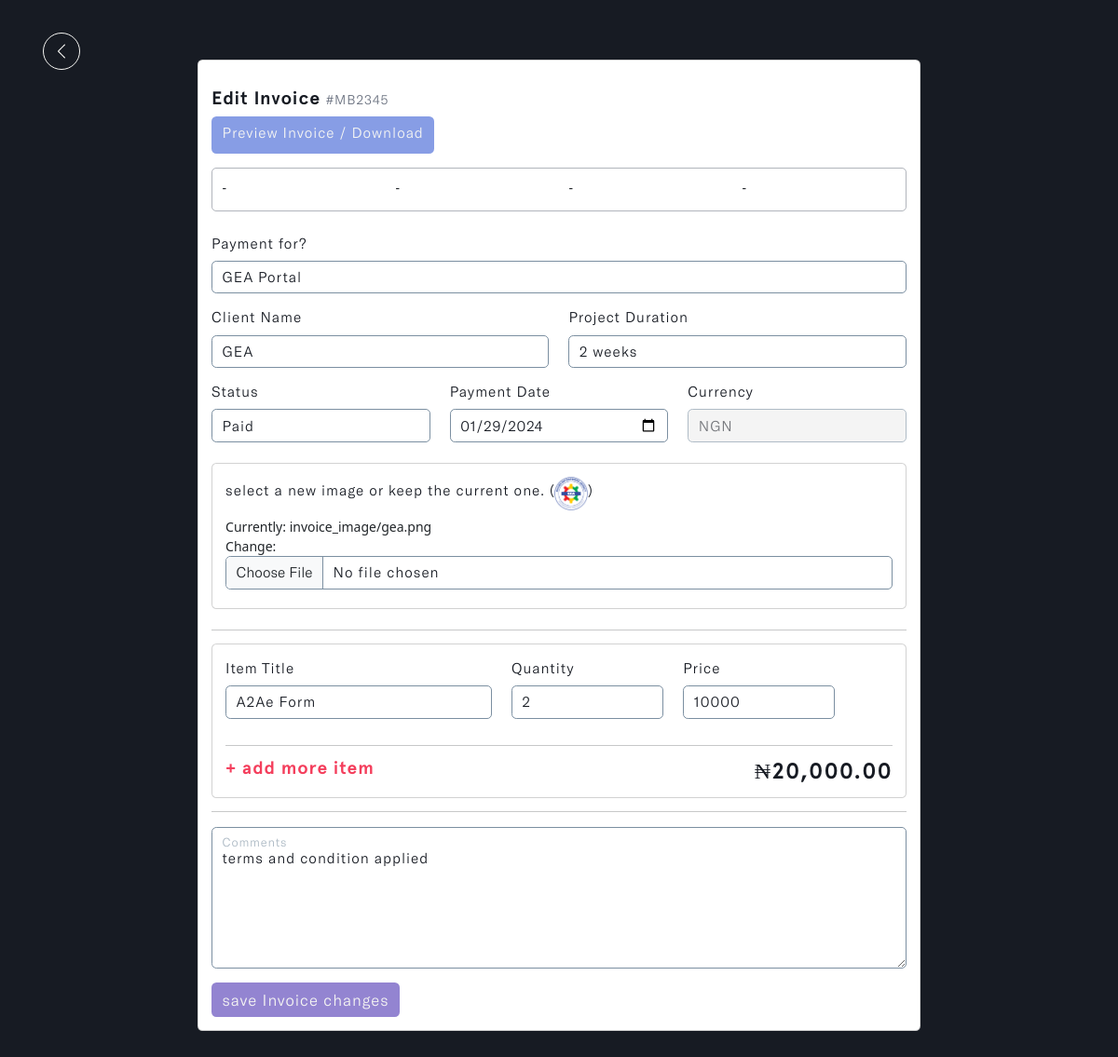
The app's page /invoice/dd15acacbe5341d287ebdd1dc11a78d7 (signed in), older data.
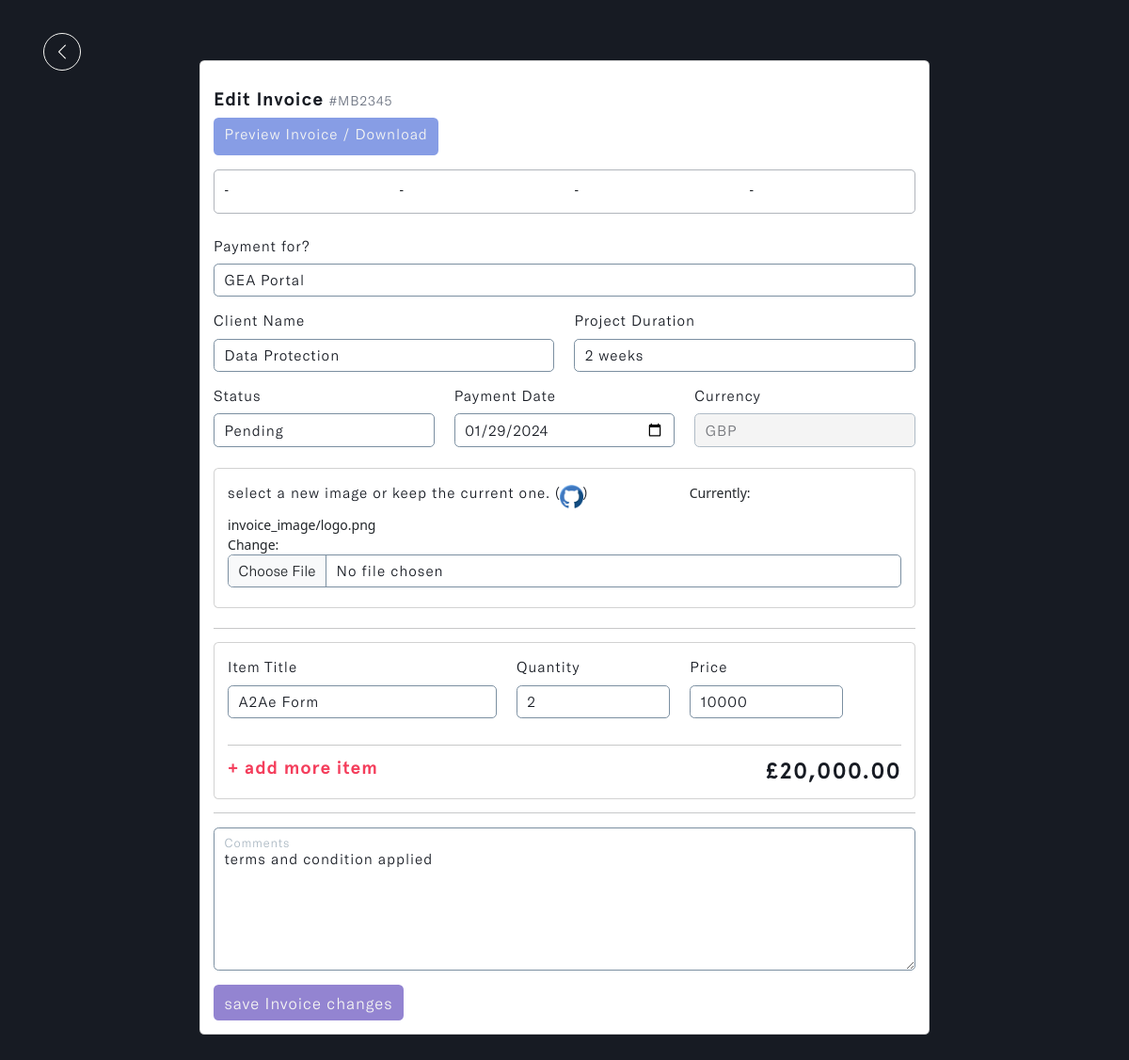
The same page, newer data.
### invoice/models.py (models this page shows, shortened)
class Invoice(models.Model):
    STATUS = (
        ('Pending', 'Pending'),
        ('Paid', 'Paid')
    )
    CURRENCY = (
        ('USD', 'USD'),
        ('GHS', 'GHS'),
        ('GBP', 'GBP'),
        ('EUR', 'EUR'),
        ('NGN', 'NGN'),
    )
    account_owner = models.ForeignKey(Profile, on_delete=models.CASCADE)
    project_name = models.CharField(max_length=255)
    project_duration = models.CharField(max_length=50)
    client_name = models.ForeignKey(Client, on_delete=models.CASCADE, to_field='name', related_name='invoice',
                                    help_text='Select a client for this entry.')
    invoice_status = models.CharField(max_length=200, choices=STATUS)
    payment_date = models.DateField(max_length=200, null=True)
    currency = models.CharField(max_length=200, choices=CURRENCY)
    invoice_image = models.ImageField(null=True, blank=True, upload_to='invoice_image/', default='invoice.png')
    item_title = models.CharField(max_length=255, null=True, blank=True)
    quantity = models.IntegerField(default=0, null=True, blank=True)
    price = models.IntegerField(default=0, null=True, blank=True)
    total = models.IntegerField(default=0, null=True, blank=True)
    client_note = models.TextField(max_length=100000, null=True, blank=True)
    updated_time_stamp = models.DateTimeField(auto_now=True)
    created_time_stamp = models.DateTimeField(auto_now_add=True)
    id = models.UUIDField(default=uuid.uuid4, primary_key=True, unique=True, editable=False)
    @property
    def invoice_total(self):
        return self.quantity * self.price
    @property
    def invoiceImageURL(self):
        try:
            url = self.invoice_image.url
        except:
            url = ''
        return url
    class Meta:
        ordering = ['-updated_time_stamp']

### invoice/views.py (the view, shortened to what this page needs)
# urls.py: path('invoice/<str:pk>', views.edit_invoice, name='invoice-details'),
@login_required(login_url='login')
def edit_invoice(request, pk):
    profile = request.user.profile
    invoice = profile.invoice_set.get(id=pk)
    form = InvoiceCreationForm(request.user, request.POST or None, request.FILES or None, instance=invoice)
    context = {
        'form': form,
        'invoice': invoice,
    }
    return render(request, 'invoice/invoice-details.html', context)

### invoice/forms.py
class InvoiceCreationForm(ModelForm):
    payment_date = forms.DateField(widget=DateInput)
    class Meta:
        model = Invoice
        fields = ['project_name', 'project_duration', 'client_name',
                  'invoice_status', 'payment_date', 'currency', 'invoice_image',
                  'item_title', 'quantity', 'price', 'client_note']
    def __init__(self, user, *args, **kwargs):
        super(InvoiceCreationForm, self).__init__(*args, **kwargs)
        self.fields['invoice_status'].widget.choices = [('', 'Choose status')] + list(self.fields['invoice_status'].widget.choices)
        self.fields['currency'].widget.choices = [('', 'Choose currency')] + list(self.fields['currency'].widget.choices)
        self.fields['client_name'].queryset = Client.objects.filter(account_owner=user.profile)
        self.fields['currency'].widget.attrs.update({'id': 'currency_field'})
        for name, field in self.fields.items():
            field.widget.attrs.update({'class': 'input form-control'})

### invoice/models.py (called while the page is built)
    def __str__(self):
        return self.name

### invoice/templates/invoice/invoice-details.html (shortened to what the changed rows need)
{% load static %}
{% load humanize %}
<!DOCTYPE html>
<html lang="en" class="js has-scroll-init has-scroll-smooth">
  <head>
    <link rel="stylesheet" href="{% static '/css/bootstrap.min.css' %}" />
    <link rel="stylesheet" href="{% static '/css/invoice-details.css' %}" />
    <link
      rel="stylesheet"
      href="https://maxcdn.bootstrapcdn.com/font-awesome/4.5.0/css/font-awesome.min.css"
    />
  </head>
  <body
    id="pageTop"
    class="page-content"
    data-spy="scroll"
    data-target="#mainNav"
  >
    <main>
      <div data-scroll class="page page--layout-2" id="main">
        <div id="invoice--details-hero">
          <div class="container-fluid">
            <div class="invoice--details-intro">
              <div class="card d-flex mx-auto" id="main--card">
                <div class="card-body">
                  <form action="" method="POST" enctype="multipart/form-data">
                    <div class="row">
                      <div class="col-md-12">
                        <div class="mb-3">
                          <label
                            for="exampleFormControlInput1"
                            class="form-label"
                            >Payment for?</label
                          >
                          {{form.project_name}}
                        </div>
                      </div>
                      <div class="col-md-6">
                        <div class="mb-3">
                          <label for="exampleClientName" class="form-label"
                            >Client Name</label
                          >
                          {{form.client_name}}
                        </div>
                      </div>
                      <div class="col-md-6">
                        <div class="mb-3">
                          <label for="exampleProjectDuration" class="form-label"
                            >Project Duration</label
                          >
                          {{form.project_duration}}
                        </div>
                      </div>
                      <div class="col-md-4">
                        <div class="mb-3">
                          <label for="exampleInvoiceStatus" class="form-label"
                            >Status</label
                          >
                          {{form.invoice_status}}
                        </div>
                      </div>
                      <div class="col-md-4">
                        <div class="mb-3">
                          <label for="exampleInvoiceDate" class="form-label"
                            >Payment Date</label
                          >
                          {{form.payment_date}}
                        </div>
                      </div>
                      <div class="col-md-4">
                        <div class="mb-3">
                          <label for="exampleCurrency" class="form-label"
                            >Currency</label
                          >
                          {{ form.currency }}
                        </div>
                      </div>
                      <div class="col-md-12">
                        <div class="card" id="invoice--img-card">
                          <div class="card-body">
                            <div class="mb-3">
                              <label for="formFile" class="form-label">
                                select a new image or keep the current one.
                                (<img
                                  src="{{invoice.invoiceImageURL}}"
                                  class="img-fluid"
                                  id="invoice--img-default"
                                  alt="invoice--img-default"
                                />)
                              </label>
                              {{form.invoice_image}}
                            </div>
                          </div>
                        </div>
                      </div>
                    </div>
                    <div class="card">
                      <div class="card-body">
                        <div class="row">
                          <div class="col-md-5">
                            <div class="mb-3">
                              <label for="exampleItemTitle" class="form-label"
                                >Item Title</label
                              >
                              {{form.item_title}}
                            </div>
                          </div>
                          <div class="col-6 col-md-3">
                            <div class="mb-3">
                              <label
                                for="exampleItemQuantity"
                                class="form-label"
                                >Quantity</label
                              >
                              {{form.quantity}}
                            </div>
                          </div>
                          <div class="col-6 col-md-3">
                            <div class="mb-3">
                              <label for="exampleItemPrice" class="form-label"
                                >Price</label
                              >
                              {{form.price}}
                            </div>
                          </div>
                        </div>
                        <div id="form--add-more">
                          <a href="#">
                            + add more item
                            <h4
                              id="total_price"
                              data-currency="{{ invoice.currency }}"
                            >
                              {% if invoice.currency == "GHS" %}
                              <span class="currency-symbol">¢</span
                              >{{invoice.invoice_total|floatformat:2|intcomma}}
                              {% elif invoice.currency == "USD" %}
                              <span class="currency-symbol">$</span
                              >{{invoice.invoice_total|floatformat:2|intcomma}}
                              {% elif invoice.currency == "GBP" %}
                              <span class="currency-symbol">£</span
                              >{{invoice.invoice_total|floatformat:2|intcomma}}
                              {% elif invoice.currency == "EUR" %}
                              <span class="currency-symbol">€</span
                              >{{invoice.invoice_total|floatformat:2|intcomma}}
                              {% elif invoice.currency == "NGN" %}
                              <span class="currency-symbol">₦</span
                              >{{invoice.invoice_total|floatformat:2|intcomma}}
                              {% endif %}
                            </h4>
                          </a>
                        </div>
                      </div>
                    </div>
                    <div class="row g-3" id="clients--note">
                      <div class="col-md-12">
                        <div class="input-container">
                          <div class="form-floating">
                            {{form.client_note}}
                            <label for="floatingTextarea2">Comments</label>
                          </div>
                        </div>
                      </div>
                    </div>
                  </form>
                </div>
              </div>
            </div>
          </div>
        </div>
      </div>
    </main>
  </body>
</html>

Row changes from the older to the newer data that the page shows:
changed Invoice "GEA Portal": client_name "GEA" → "Data Protection"; invoice_status "Paid" → "Pending"; currency "NGN" → "GBP"; invoiceImageURL: a different picture
Text that changed along with them:
text no longer shown: "Currently: invoice_image/gea.png Change: ₦"
text now shown: "Currently: invoice_image/logo.png Change: £"
